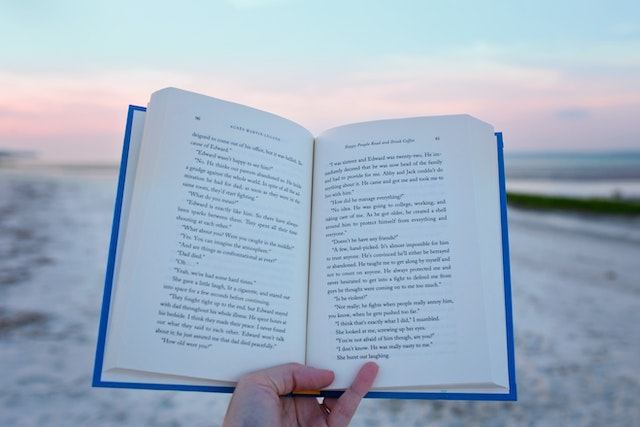
#> input picture OpenCV/books.jpg, 640 x 427 px
$ python '이미지 변형(이진화).py'
#> lines starting #> are read from the running program, lines starting #| are printed output that depends on the picture; after the words box and inside, x2 and y2 are one past the last pixel; in counts of white or black regions, pixels touching at a corner belong together
import cv2
img = cv2.imread('books.jpg',cv2.IMREAD_GRAYSCALE)
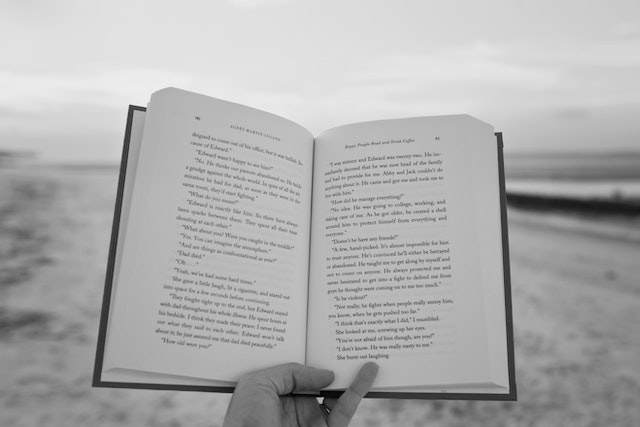
#> img: shape (427, 640); min 0, max 243, mean 174

ret, binary = cv2.threshold(img,127,255,cv2.THRESH_BINARY)
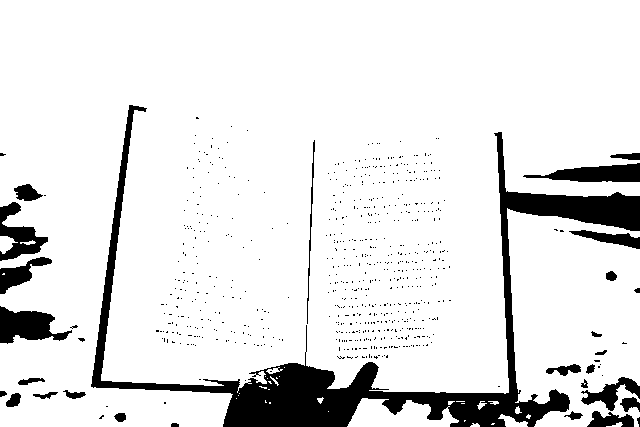
#> binary: shape (427, 640); 89.2% white; 680 black regions (653 under 20 px), largest, box (x1, y1, x2, y2) and area: (91, 105, 640, 427) 19601, (0, 306, 72, 344) 1570, (523, 163, 640, 182) 1365

cv2.imshow('binary', binary)
cv2.imshow('img',img)
cv2.waitKey(0)
cv2.destroyAllWindows()

# Trackbar(값 변화에 따른 변형 확인)

import cv2
def empty(pos):
    # print(pos)
    pass

img = cv2.imread('books.jpg',cv2.IMREAD_GRAYSCALE)
name = 'Trackbar'
cv2.namedWindow(name)

cv2.createTrackbar('threshold',name,127,255,empty) # bar 이름, 참의 이름, 초기값,최대값,이벤트처리)

while True:
    thresh = cv2.getTrackbarPos('threshold',name)# bar 이름, 창의 이름
    ret, binary = cv2.threshold(img,thresh,255,cv2.THRESH_BINARY)
#> ret = 127

    if not ret :
        break

    cv2.imshow(name,binary)
    if cv2.waitKey(1) == ord('q'):
#> (key q is pressed here)
        break

cv2.destroyAllWindows()


# adaptive threshold
# 이미지를 작은 영역으로 나누어서 임계치 적용

import cv2
def empty(pos):
    # print(pos)
    pass
img = cv2.imread('books.jpg',cv2.IMREAD_GRAYSCALE)
name = 'Trackbar'
cv2.namedWindow(name)
# bar 이름, 참의 이름, 초기값,최대값,이벤트처리)
cv2.createTrackbar('block_size',name,25,100,empty)#홀수만 가능, 1보다는 큰 값
cv2.createTrackbar('c',name,3,10,empty)#일반적으로 양수의 값을 사용
while True:
    block_size = cv2.getTrackbarPos('block_size',name)# bar 이름, 창의 이름
    c = cv2.getTrackbarPos('c', name)  # bar 이름, 창의 이름

    if block_size <= 1:
        block_size = 3

    if block_size % 2 ==0:
        block_size +=1

    binary = cv2.adaptiveThreshold(img,255,cv2.ADAPTIVE_THRESH_MEAN_C,cv2.THRESH_BINARY,block_size,c)
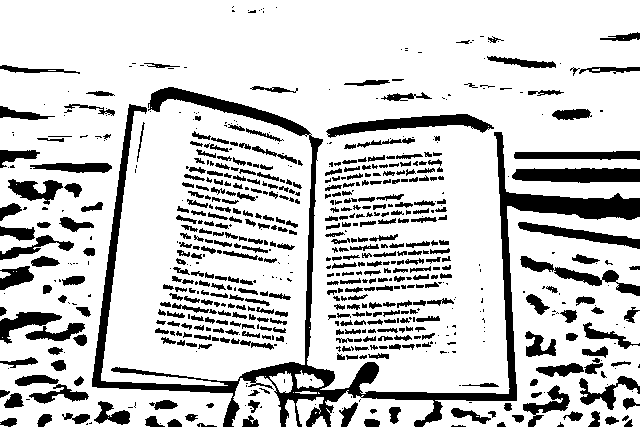
#> binary: shape (427, 640); 79.9% white; 701 black regions (276 under 20 px), largest, box (x1, y1, x2, y2) and area: (92, 87, 640, 427) 15404, (326, 114, 494, 138) 1652, (512, 168, 640, 183) 1637

    cv2.imshow(name,binary)
    if cv2.waitKey(1) == ord('q'):
#> (key q is pressed here)
        break

cv2.destroyAllWindows()

# 오츠 알고리즘
# 최적의 임계치 자동 발경
import cv2
img = cv2.imread('books.jpg',cv2.IMREAD_GRAYSCALE)

ret, binary = cv2.threshold(img,127,255,cv2.THRESH_BINARY)
ret, otsu = cv2.threshold(img,-1,255,cv2.THRESH_BINARY | cv2.THRESH_OTSU)
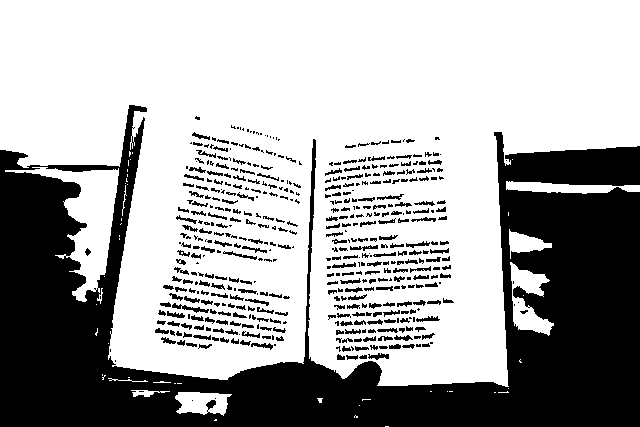
#> otsu: shape (427, 640); 65.5% white; 478 black regions (210 under 20 px), largest, box (x1, y1, x2, y2) and area: (0, 105, 640, 427) 82472, (172, 303, 209, 313) 129, (223, 251, 257, 260) 86
#> ret = 163
print()

cv2.imshow('binary', otsu)
cv2.imshow('binary', binary)
cv2.imshow('img',img)
cv2.waitKey(0)
cv2.destroyAllWindows()

$ run again, with OpenCV/newspaper.jpg copied over OpenCV/books.jpg
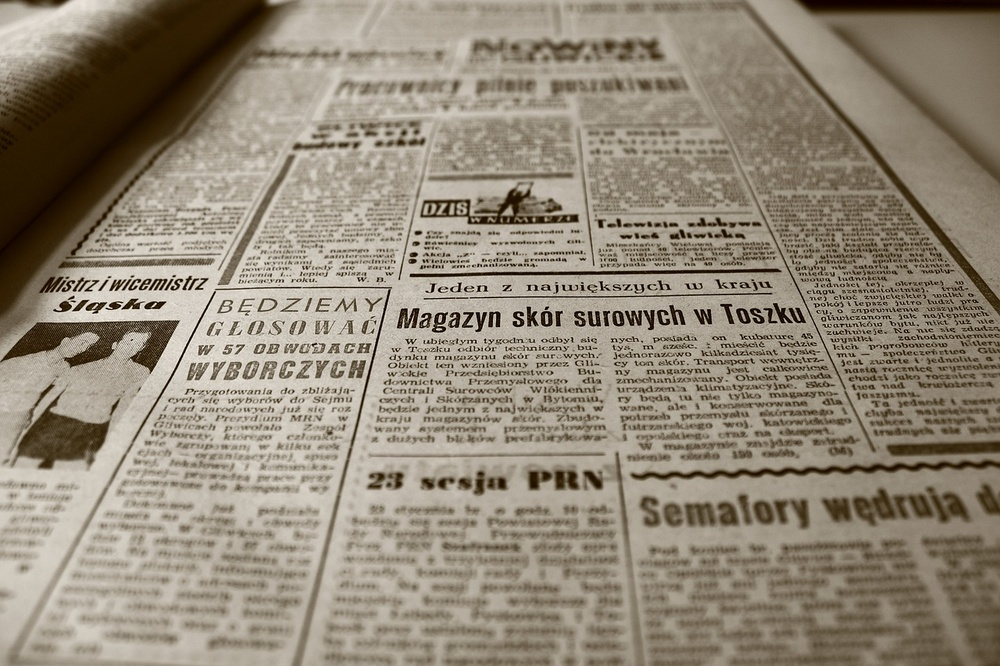
#> input picture OpenCV/newspaper.jpg, 1000 x 666 px, shrunk from 1280 x 853 before the run
#> `ret, binary = cv2.threshold(img,127,255,cv2.THRESH_BINARY)`:
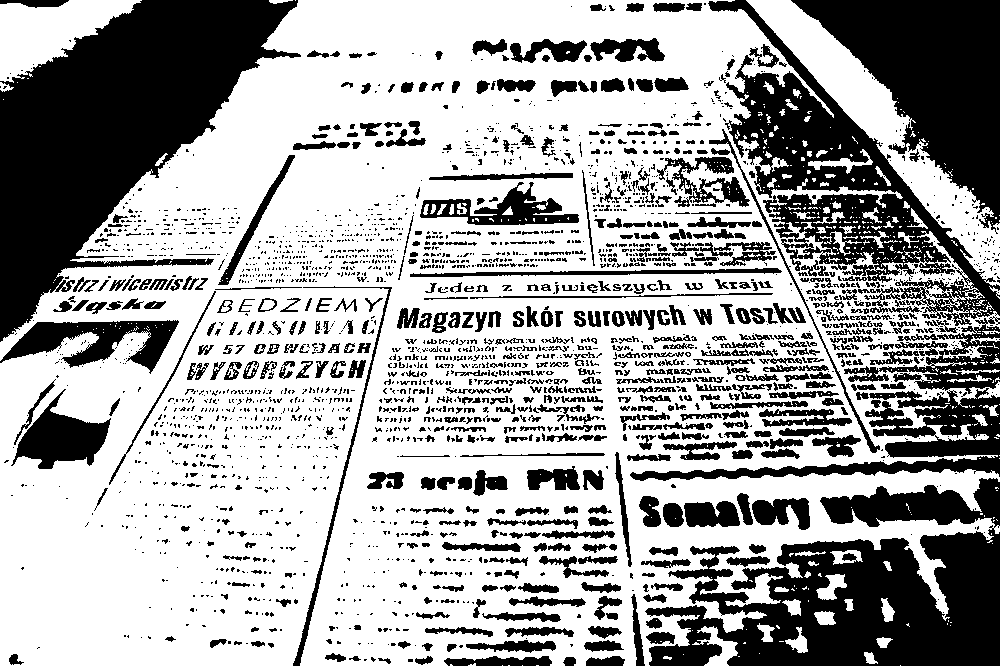
#> binary: shape (666, 1000); 64.5% white; 2564 black regions (1896 under 20 px), largest, box (x1, y1, x2, y2) and area: (0, 0, 301, 342) 47642, (645, 478, 1000, 666) 37013, (708, 0, 1000, 326) 25045
#> `ret, binary = cv2.threshold(img,thresh,255,cv2.THRESH_BINARY)`: ret = 127
#> `ret, otsu = cv2.threshold(img,-1,255,cv2.THRESH_BINARY | cv2.THRESH_OT..`:
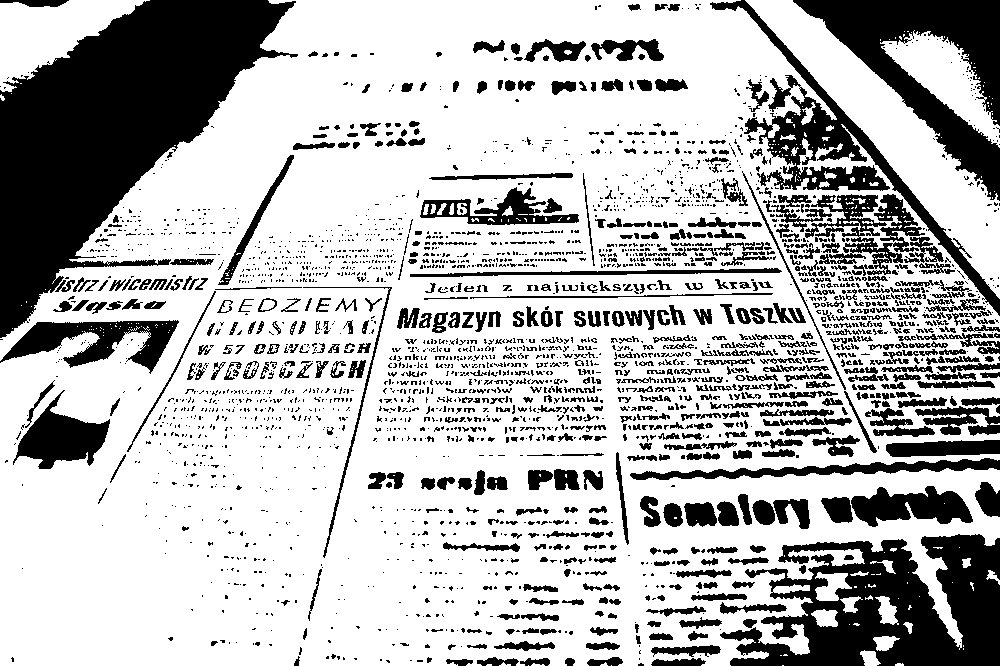
#> otsu: shape (666, 1000); 71.9% white; 2754 black regions (2064 under 20 px), largest, box (x1, y1, x2, y2) and area: (0, 0, 298, 338) 45932, (720, 534, 1000, 666) 22299, (793, 0, 1000, 201) 14824
#> `ret, otsu = cv2.threshold(img,-1,255,cv2.THRESH_BINARY | cv2.THRESH_OT..`: ret = 117
